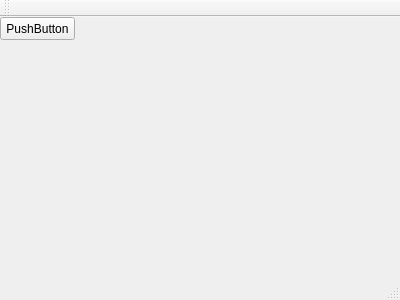
<?xml version="1.0" encoding="UTF-8"?>
<ui version="4.0">
 <class>MainWindow</class>
 <widget class="QMainWindow" name="MainWindow">
  <property name="geometry">
   <rect>
    <x>0</x>
    <y>0</y>
    <width>400</width>
    <height>300</height>
   </rect>
  </property>
  <property name="windowTitle">
   <string>MainWindow</string>
  </property>
  <widget class="QWidget" name="centralWidget">
   <widget class="QPushButton" name="pushButton">
    <property name="geometry">
     <rect>
      <x>0</x>
      <y>0</y>
      <width>75</width>
      <height>23</height>
     </rect>
    </property>
    <property name="text">
     <string>PushButton</string>
    </property>
   </widget>
  </widget>
  <widget class="QMenuBar" name="menuBar">
   <property name="geometry">
    <rect>
     <x>0</x>
     <y>0</y>
     <width>400</width>
     <height>21</height>
    </rect>
   </property>
  </widget>
  <widget class="QToolBar" name="mainToolBar">
   <attribute name="toolBarArea">
    <enum>TopToolBarArea</enum>
   </attribute>
   <attribute name="toolBarBreak">
    <bool>false</bool>
   </attribute>
  </widget>
  <widget class="QStatusBar" name="statusBar"/>
 </widget>
 <layoutdefault spacing="6" margin="11"/>
 <resources/>
 <connections/>
</ui>
